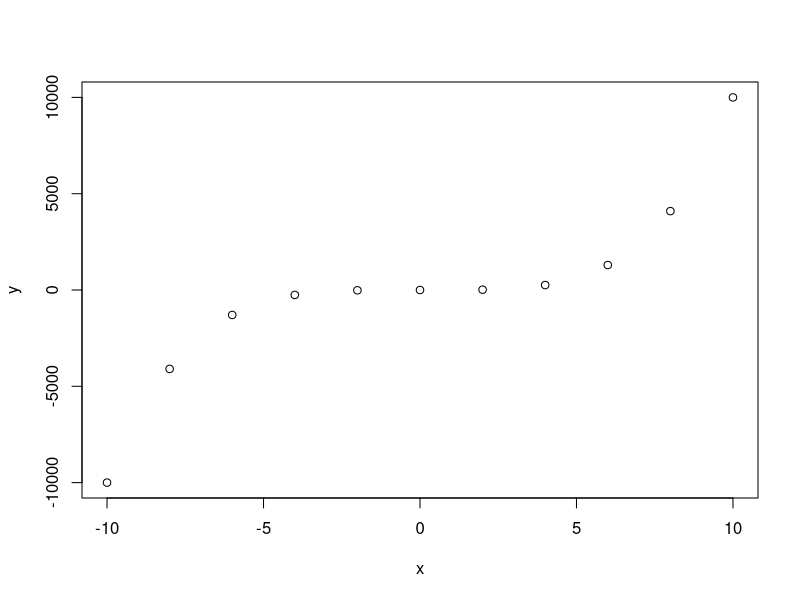
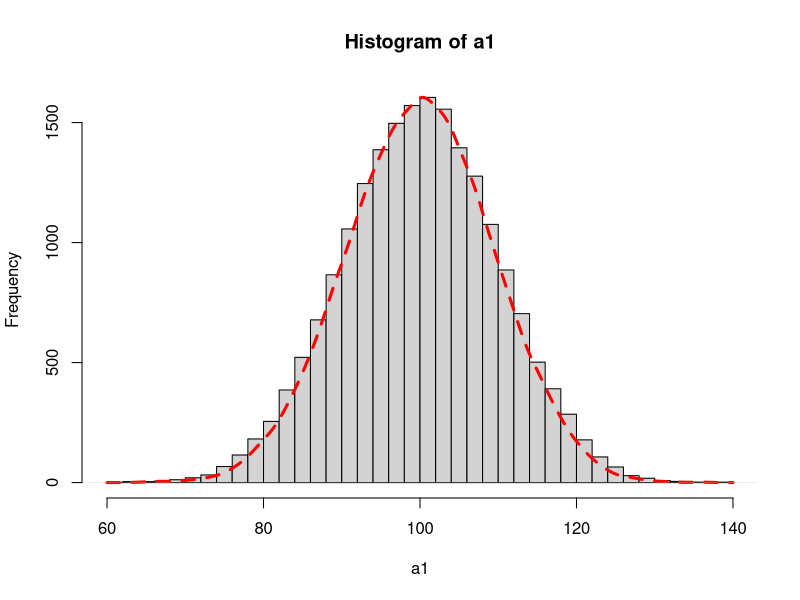

R code for these plots, in order:
## ---- chunk 1
x=seq(-10,10,2)
y=ifelse(x>0, x^4, -x^4)
plot(x,y)
cor(x,y, method = "pearson")
cor(x,y, method = "spearman")
## ---- chunk 2
# step1 使用一个正态分布，模拟一个峰
set.seed(2022)
a1=rnorm(20000, mean=100, sd=10)
hist(a1, n=50, freq = T)


# step2 获取位置x，和每个位置的高度y
a2=density(a1, n=1000)
par(new=T)
plot(a2, col="red", lty=2, lwd=3, axes=F, ann=F)
str(a2)

x=a2$x
y=a2$y

# step3开始拟合参数: 
# k 是y的最大值，
# 起始值: mu是y最大值位置的x值，sigma 控制峰的宽度 初始值 峰值降低一半时x的变化
k=max(y)
xi=x[match(max(y),y)];xi
fit2=nls( y~k*exp(-0.5*(x-mu)^2/sigma^2), start = list(mu=xi, sigma=100), trace=T )
#summary(fit2)
fit2

# 设置更高的精度，没有明显变化
fit2up <- update(fit2, control = list(tol = 8e-9, nDcentral=TRUE), trace=TRUE)
summary(fit2up)
